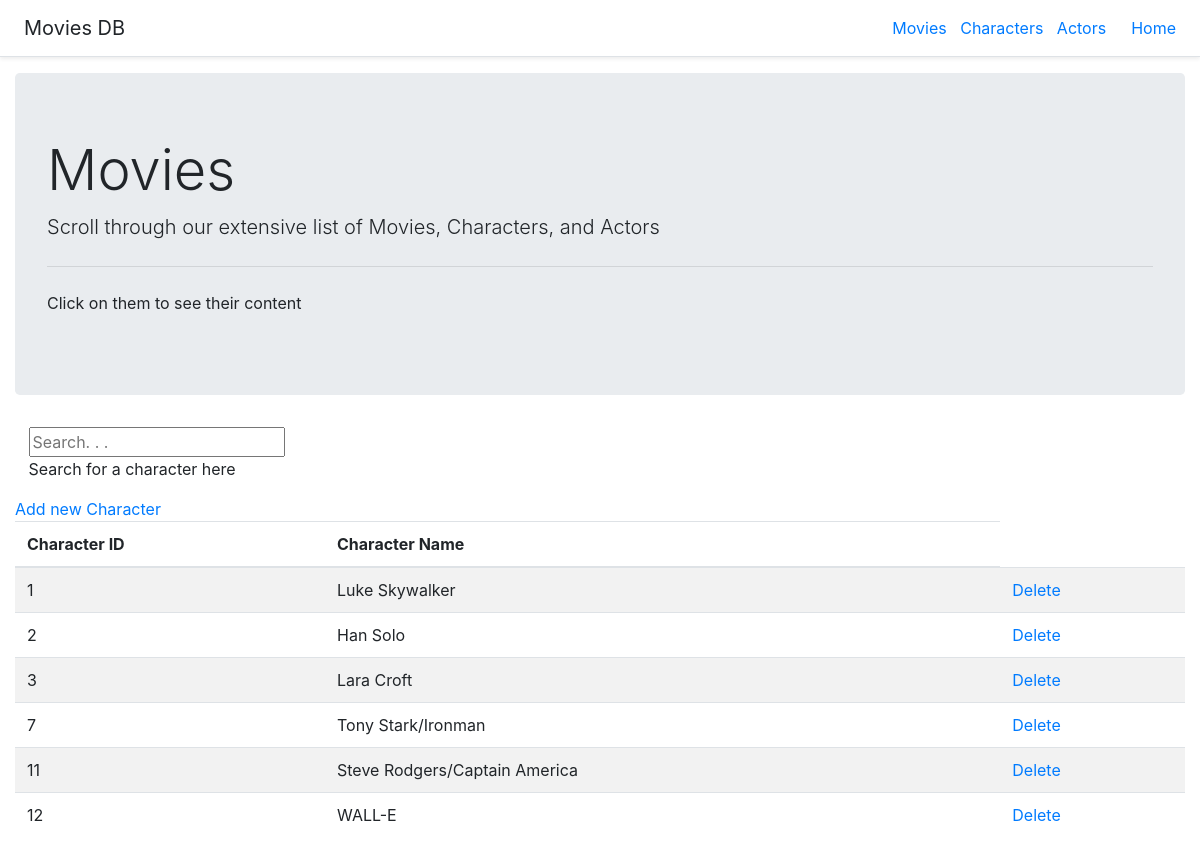
Page /all_characters on the earlier database version.
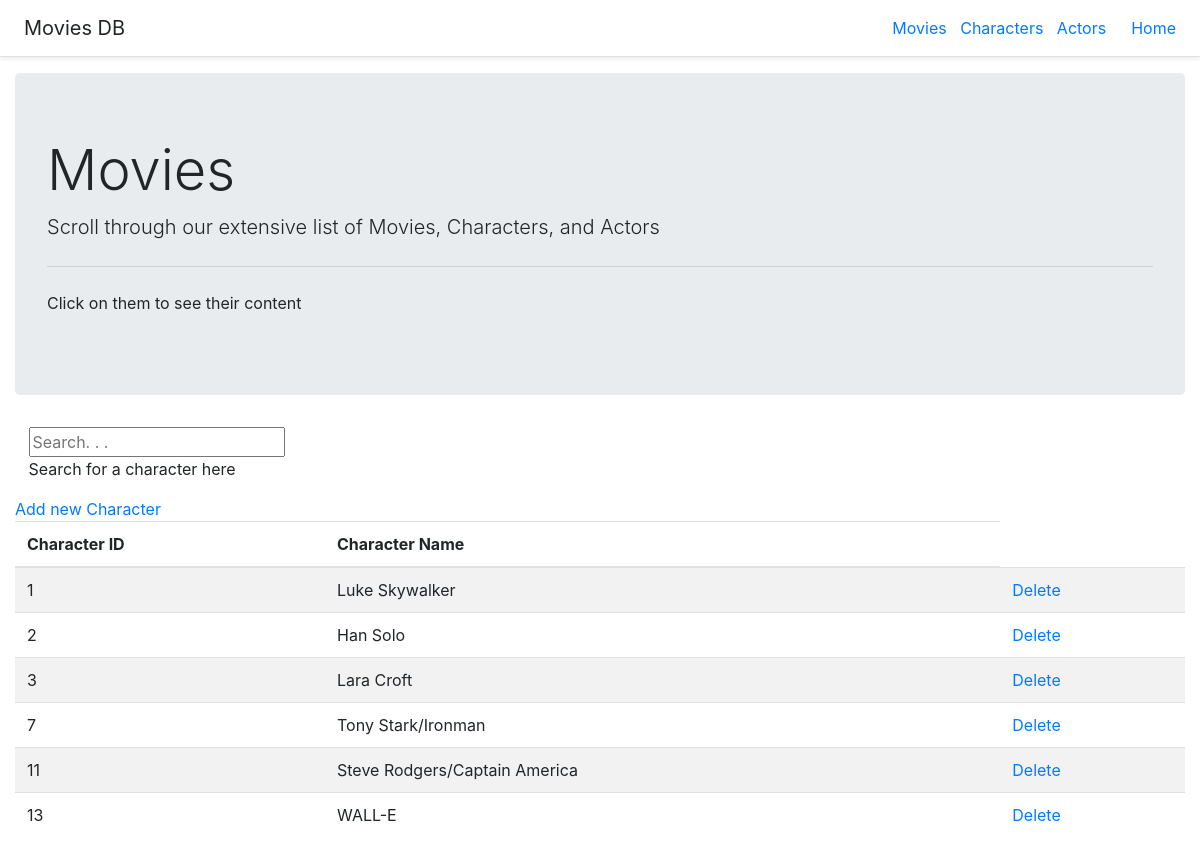
Same page on the later database version.
### tables this page shows
CREATE TABLE "characters" (
	"characterid"	INTEGER,
	"movieid"	INTEGER NOT NULL,
	"name"	TEXT,
	PRIMARY KEY("characterid" AUTOINCREMENT),
	FOREIGN KEY("movieid") REFERENCES movies("movieid")
);

### app.py (the view)
@app.route('/all_characters')
def list_all_characters():
    characters = data.get_all_characters()
    records = len(characters)
    title="Characters"
    print(len(characters))
    return render_template("character.html", characters = characters, path=request.path)

### character.py (called while the page is built)
    @classmethod
    def from_SQLiteRow(cls, row: sqlite3.Row) -> 'Character':
        a = Character()
        a.characterid = row['characterid']
        a.movieid = row['movieid']
        a.name = row['name']
        return a

### data.py (called while the page is built)
def create_connection():
    """ If the db does not exist, it is created for you """
    cn = None
    try:
        cn = sqlite3.connect(_db_file)
    except Error as e:
        print(e)
    return cn

def execute_select(sql_statement: str, data_tuple:tuple=None):
    try:
        cn = create_connection()
        cn.row_factory = sqlite3.Row
        cur = cn.cursor()
        if(data_tuple == None):
            cur.execute(sql_statement)
        else:
            cur.execute(sql_statement, data_tuple)
    except Error as e:
        print(e)
    finally:
        return cur.fetchall()

def get_all_characters() -> []:
    sql_statement = "SELECT * FROM characters"
    rows = execute_select(sql_statement)
    rollodex = []
    for r in rows:
        rollodex.append(Character.from_SQLiteRow(r))
    return rollodex

### templates/character.html (shortened to what this page needs)
{% extends "base.html" %}
            {% block content %}
            <form action="{{ url_for('search_character') }}" method="POST">
                &nbsp;  &nbsp;<input id="name" type="text" name="name" placeholder="Search. . .">
                <p>&nbsp; &nbsp;Search for a character here</p>
            </form>
            <table class="table table-hover table-striped">
                <thead clas="thead-dark">
                    <a href="http://127.0.0.1:5000/character_form">Add new Character</a>
                    <th>Character ID</th>
                    <th scope="col">Character Name</th>
                </thead>
                <tbody>
                {% for character in characters %}
                    <tr>
                        <td>{{character.characterid}}</td>
                        <td>{{character.name}}</a></td>
                        <td>
                            <a href="{{ url_for('delete_character', character_id=character.characterid)}}">Delete</a>
                        </td>
                    </tr>
                {% endfor %}
            {% endblock %}

Differences in the rows shown:
removed characters: characterid "12", name "WALL-E"
added characters: characterid "13", name "WALL-E"
